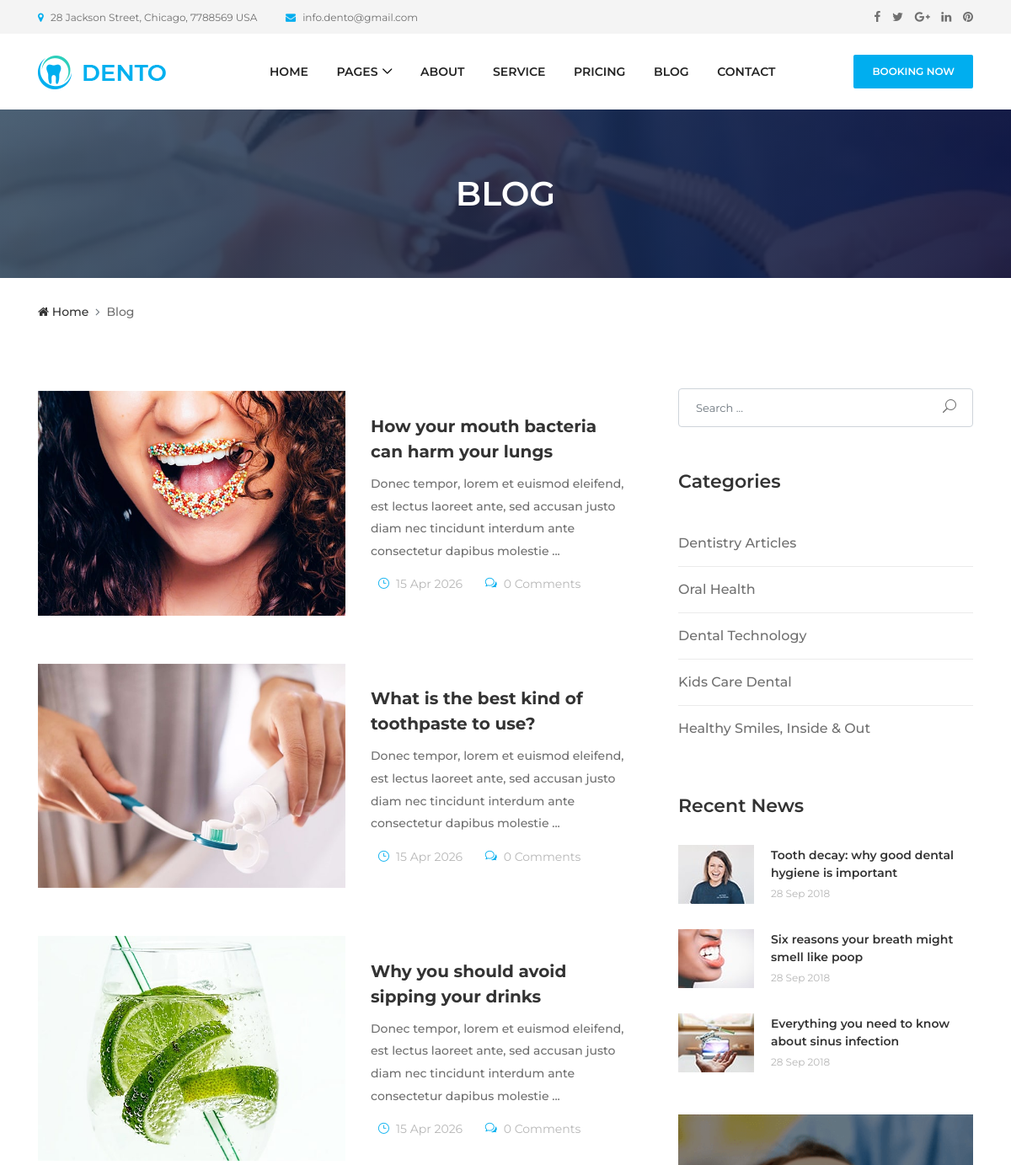
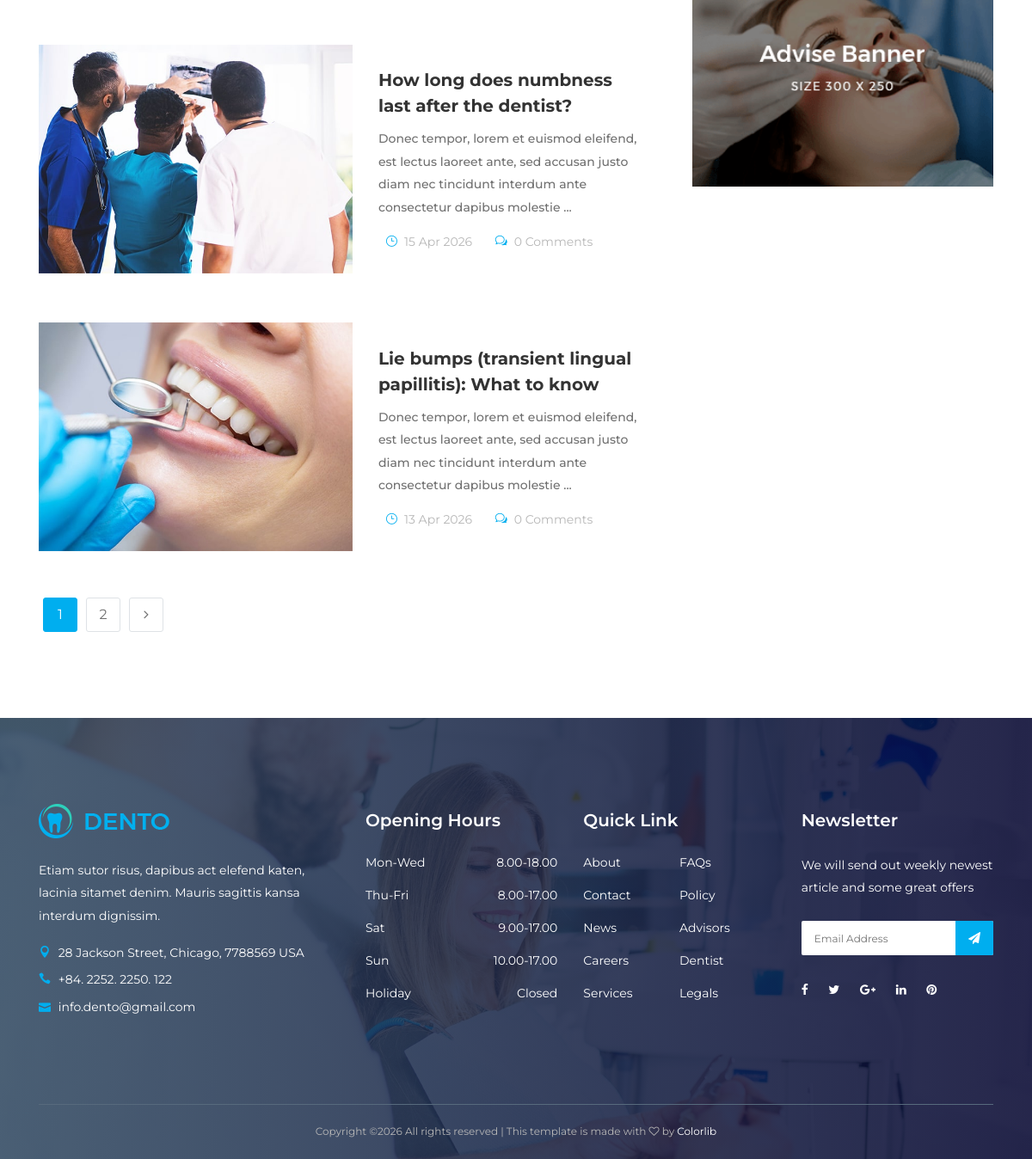
Page /blog on the committed database (2 pictures, top to bottom).
### website/models.py (models this page shows, shortened)
class BlogPost(models.Model):
  title = models.CharField(max_length=255)
  content = models.TextField()
  date_posted = models.DateField(default=datetime.date.today)
  number_of_comments = models.PositiveIntegerField(default=0)
  image_url = models.CharField(max_length=500)

### website/views.py (the view)
# urls.py: path('blog', views.blog, name='blog'),
def blog(request) :
	blogs = BlogPost.objects.all().values()
	return render(request, 'blog.html', context = {"blogs":blogs})

### website/templates/blog.html
{% extends 'base.html' %}
{% load static %}
{% block content %}
{% include "fragments/breadcrumbs.html" with page="Blog" %}
  <section class="dento-blog-area mt-50">
    <div class="container">
      <div class="row">
        <div class="col-12 col-lg-8">
      {% for x in blogs %}
          {% with image_static='website/img/bg-img/'|add:x.image_url %}
          <div class="single-blog-item style-2 d-flex flex-wrap align-items-center mb-50">
            <div class="blog-thumbnail">
              <a href="{% url 'blog_details' id=x.id %}">
                <img src="{% static image_static %}" alt="">
              </a>
            </div>
            <div class="blog-content">
              <a href="{% url 'blog_details' id=x.id %}" class="post-title">{{ x.title }}</a>
              <p>{{ x.content }}</p>
              <div class="post-meta">
                <a href="#"><i class="icon_clock_alt px-2"></i>{{ x.date_posted | date:"d M Y"}}</a>
                <a href="#"><i class="icon_chat_alt px-2"></i>{{ x.number_of_comments }} Comments</a>
              </div>
            </div>
          </div>
          {% endwith %}
      {% endfor %}
          <nav class="dento-pagination mb-100">
            <ul class="pagination">
              <li class="page-item active"><a class="page-link" href="#">1</a></li>
              <li class="page-item"><a class="page-link" href="#">2</a></li>
              <li class="page-item"><a class="page-link" href="#"><i class="fa fa-angle-right"></i></a></li>
            </ul>
          </nav>
        </div>
        {% include "fragments/blog_sidebar.html" %}
      </div>
    </div>
  </section>
{% endblock %}

### website/templates/base.html (shortened to what this page needs)
{% load static %}
<!DOCTYPE html>
<html lang="en">
<head>
  <link rel="stylesheet" href="{% static 'website/style.css' %}">
</head>
<body>
  <header class="header-area">
    <div class="top-header-area">
      <div class="container h-100">
        <div class="row h-100 align-items-center">
          <div class="col-6 col-md-9 col-lg-8">
            <div class="top-header-content">
              <a href="#" data-toggle="tooltip" data-placement="bottom" title="28 Jackson Street, Chicago, 7788569 USA"><i class="fa fa-map-marker"></i> <span>28 Jackson Street, Chicago, 7788569 USA</span></a>
              <a href="#" data-toggle="tooltip" data-placement="bottom" title="info.dento@gmail.com"><i class="fa fa-envelope"></i> <span>info.dento@gmail.com</span></a>
            </div>
          </div>
          <div class="col-6 col-md-3 col-lg-4">
            <div class="top-header-social-info text-right">
              <a href="#" data-toggle="tooltip" data-placement="bottom" title="Facebook"><i class="fa fa-facebook"></i></a>
              <a href="#" data-toggle="tooltip" data-placement="bottom" title="Twitter"><i class="fa fa-twitter"></i></a>
              <a href="#" data-toggle="tooltip" data-placement="bottom" title="Google Plus"><i class="fa fa-google-plus"></i></a>
              <a href="#" data-toggle="tooltip" data-placement="bottom" title="Linkedin"><i class="fa fa-linkedin"></i></a>
              <a href="#" data-toggle="tooltip" data-placement="bottom" title="Pinterest"><i class="fa fa-pinterest"></i></a>
            </div>
          </div>
        </div>
      </div>
    </div>
    <div class="main-header-area">
      <div class="classy-nav-container breakpoint-off">
        <div class="container">
          <nav class="classy-navbar justify-content-between" id="dentoNav">
            <a class="nav-brand" href="{% url 'home' %}"><img src="{% static 'website/img/core-img/logo.png' %}" alt=""></a>
            <div class="classy-menu">
              <div class="classynav">
                <ul id="nav">
                  <li><a href="{% url 'home' %}">Home</a></li>
                  <li><a href="#">Pages</a>
                  </li>
                  <li><a href="{% url 'about' %}">About</a></li>
                  <li><a href="{% url 'service' %}">Service</a></li>
                  <li><a href="{% url 'pricing' %}">Pricing</a></li>
                  <li><a href="{% url 'blog' %}">Blog</a></li>
                  <li><a href="{% url 'contact' %}">Contact</a></li>
                </ul>
              </div>
            </div>
            <a href="#" class="btn dento-btn booking-btn">Booking Now</a>
          </nav>
        </div>
      </div>
    </div>
  </header>
  {% block content %}
  {% endblock %}
  <footer class="footer-area bg-img bg-gradient-overlay" style="background-image: url({% static 'website/img/bg-img/3.jpg' %});">
    <div class="container">
      <div class="row">
        <div class="col-12 col-sm-6 col-lg-4">
          <div class="single-footer-widget">
            <a href="{% url 'home' %}" class="d-block mb-4"><img src="{% static 'website/img/core-img/logo.png' %}" alt=""></a>
            <p>Etiam sutor risus, dapibus act elefend katen, lacinia sitamet denim. Mauris sagittis kansa interdum dignissim.</p>
            <div class="footer-contact">
              <p><i class="icon_pin"></i> 28 Jackson Street, Chicago, 7788569 USA</p>
              <p><i class="icon_phone"></i> +84. 2252. 2250. 122</p>
              <p><i class="icon_mail"></i> info.dento@gmail.com</p>
            </div>
          </div>
        </div>
        <div class="col-12 col-sm-6 col-lg">
          <div class="single-footer-widget">
            <h5 class="widget-title">Opening Hours</h5>
            <ul class="opening-hours">
              <li><span>Mon-Wed</span> <span>8.00-18.00</span></li>
              <li><span>Thu-Fri</span> <span>8.00-17.00</span></li>
              <li><span>Sat</span> <span>9.00-17.00</span></li>
              <li><span>Sun</span> <span>10.00-17.00</span></li>
              <li><span>Holiday</span> <span>Closed</span></li>
            </ul>
          </div>
        </div>
        <div class="col-12 col-sm-6 col-lg">
          <div class="single-footer-widget">
            <h5 class="widget-title">Quick Link</h5>
            <nav>
              <ul class="quick-links">
                <li><a href="#">About</a></li>
                <li><a href="#">FAQs</a></li>
                <li><a href="#">Contact</a></li>
                <li><a href="#">Policy</a></li>
                <li><a href="#">News</a></li>
                <li><a href="#">Advisors</a></li>
                <li><a href="#">Careers</a></li>
                <li><a href="#">Dentist</a></li>
                <li><a href="#">Services</a></li>
                <li><a href="#">Legals</a></li>
              </ul>
            </nav>
          </div>
        </div>
        <div class="col-12 col-sm-6 col-lg">
          <div class="single-footer-widget">
            <h5 class="widget-title">Newsletter</h5>
            <p>We will send out weekly newest article and some great offers</p>
            <div class="footer-newsletter-form">
              <form action="#" method="post">
                <input type="email" name="nl-email" value="" placeholder="Email Address">
                <button type="submit"><i class="fa fa-paper-plane" aria-hidden="true"></i></button>
              </form>
            </div>
            <div class="footer-social-info">
              <a href="#" data-toggle="tooltip" data-placement="top" title="Facebook"><i class="fa fa-facebook"></i></a>
              <a href="#" data-toggle="tooltip" data-placement="top" title="Twitter"><i class="fa fa-twitter"></i></a>
              <a href="#" data-toggle="tooltip" data-placement="top" title="Google Plus"><i class="fa fa-google-plus"></i></a>
              <a href="#" data-toggle="tooltip" data-placement="top" title="Linkedin"><i class="fa fa-linkedin"></i></a>
              <a href="#" data-toggle="tooltip" data-placement="top" title="Pinterest"><i class="fa fa-pinterest"></i></a>
            </div>
          </div>
        </div>
      </div>
    </div>
    <div class="container">
      <div class="row">
        <div class="col-12">
          <div class="copywrite-content">
            <p>
Copyright &copy;<script>document.write(new Date().getFullYear());</script> All rights reserved | This template is made with <i class="fa fa-heart-o" aria-hidden="true"></i> by <a href="https://colorlib.com" target="_blank">Colorlib</a>
</p>
          </div>
        </div>
      </div>
    </div>
  </footer>
</body>
</html>

### website/templates/fragments/breadcrumbs.html
{% load static %}
<div class="breadcumb-area bg-img bg-gradient-overlay" style="background-image: url({% static 'website/img/bg-img/12.jpg' %});">
    <div class="container h-100">
        <div class="row h-100 align-items-center">
            <div class="col-12">
                <h2 class="title">{{ page }}</h2>
            </div>
        </div>
    </div>
</div>
<div class="breadcumb--con">
    <div class="container">
        <div class="row">
            <div class="col-12">
                <nav aria-label="breadcrumb">
                    <ol class="breadcrumb">
                        <li class="breadcrumb-item"><a href="{% url 'home' %}"><i class="fa fa-home"></i> Home</a></li>
                        <li class="breadcrumb-item active" aria-current="page">{{ page }}</li>
                    </ol>
                </nav>
            </div>
        </div>
    </div>
</div>

### website/templates/fragments/blog_sidebar.html
{% load static %}
<div class="col-12 col-lg-4">
    <div class="dento-sidebar">
        <div class="single-widget-area search-widget">
            <form action="#" method="post">
                <input type="search" name="search" class="form-control" placeholder="Search ...">
                <button type="submit"><i class="icon_search"></i></button>
            </form>
        </div>
        <div class="single-widget-area catagories-widget">
            <h5 class="widget-title">Categories</h5>
            <ul class="catagories-list">
                <li><a href="#">Dentistry Articles</a></li>
                <li><a href="#">Oral Health</a></li>
                <li><a href="#">Dental Technology</a></li>
                <li><a href="#">Kids Care Dental</a></li>
                <li><a href="#">Healthy Smiles, Inside &amp; Out</a></li>
            </ul>
        </div>
        <div class="single-widget-area news-widget">
            <h5 class="widget-title">Recent News</h5>
            <div class="single-news-area d-flex align-items-center">
                <div class="blog-thumbnail">
                    <img src="{% static 'website/img/bg-img/21.jpg' %}" alt="">
                </div>
                <div class="blog-content">
                    <a href="#" class="post-title">Tooth decay: why good dental hygiene is important</a>
                    <span class="post-date">28 Sep 2018</span>
                </div>
            </div>
            <div class="single-news-area d-flex align-items-center">
                <div class="blog-thumbnail">
                    <img src="{% static 'website/img/bg-img/22.jpg' %}" alt="">
                </div>
                <div class="blog-content">
                    <a href="#" class="post-title">Six reasons your breath might smell like poop</a>
                    <span class="post-date">28 Sep 2018</span>
                </div>
            </div>
            <div class="single-news-area d-flex align-items-center">
                <div class="blog-thumbnail">
                    <img src="{% static 'website/img/bg-img/23.jpg' %}" alt="">
                </div>
                <div class="blog-content">
                    <a href="#" class="post-title">Everything you need to know about sinus infection</a>
                    <span class="post-date">28 Sep 2018</span>
                </div>
            </div>
        </div>
        <div class="single-widget-area adds-widget">
            <a href="#"><img class="w-100" src="{% static 'website/img/bg-img/adds.png' %}" alt=""></a>
        </div>
    </div>
</div>

### static/website/css/default-assets/classy-nav.css (style rules this page uses)
body { font-family: "Roboto", sans-serif; }
ul { margin: 0; }
ul li { list-style: none; }
img { height: auto; max-width: 100%; }
.bg-img { background-position: center center; background-size: cover; background-repeat: no-repeat; }
.classy-nav-container { position: relative; z-index: 100; background-color: #ffffff; }
.classy-nav-container * { box-sizing: border-box; }
.classy-nav-container a { -webkit-transition-duration: 500ms; transition-duration: 500ms; text-decoration: none; outline: none; font-size: 14px; font-weight: 400; color: #232323; display: inline-block; }
.justify-content-between { -webkit-box-pack: justify; -ms-flex-pack: justify; justify-content: space-between; }
.classy-navbar { width: 100%; height: 70px; padding: 0.5em 2em; display: -webkit-box; display: -ms-flexbox; display: flex; -webkit-box-align: center; -ms-flex-align: center; -ms-grid-row-align: center; align-items: center; }
.classy-navbar .nav-brand { font-size: 26px; font-weight: 500; color: #565656; display: inline-block; margin-right: 30px; }
.classynav ul li { display: inline-block; clear: both; position: inherit; z-index: 10; }
.classynav ul li.cn-dropdown-item { position: relative; z-index: 10; }
.classynav ul li a { padding: 0 12px; display: block; height: 35px; font-size: 14px; line-height: 34px; }
.classynav ul li.megamenu-item>a:after, .classynav ul li.has-down>a:after { font-family: 'classyfonts'; content: "\e900"; font-size: 12px; color: #000000; padding-left: 5px; -webkit-transition-duration: 500ms; transition-duration: 500ms; }
.breakpoint-off .classynav { display: -webkit-box; display: -ms-flexbox; display: flex; -webkit-box-align: center; -ms-flex-align: center; -ms-grid-row-align: center; align-items: center; }

### rows in the picture
BlogPost: title "How your mouth bacteria can harm your lungs", content "Donec tempor, lorem et euismod eleifend, est lectus laoreet ante, sed accusan justo diam nec tincidunt interdum ante consectetur dapibus molestie ...", date_posted "15 Apr 2026", number_of_comments "0"
BlogPost: title "What is the best kind of toothpaste to use?", content "Donec tempor, lorem et euismod eleifend, est lectus laoreet ante, sed accusan justo diam nec tincidunt interdum ante consectetur dapibus molestie ...", date_posted "15 Apr 2026", number_of_comments "0"
BlogPost: title "Why you should avoid sipping your drinks", content "Donec tempor, lorem et euismod eleifend, est lectus laoreet ante, sed accusan justo diam nec tincidunt interdum ante consectetur dapibus molestie ...", date_posted "15 Apr 2026", number_of_comments "0"
BlogPost: title "How long does numbness last after the dentist?", content "Donec tempor, lorem et euismod eleifend, est lectus laoreet ante, sed accusan justo diam nec tincidunt interdum ante consectetur dapibus molestie ...", date_posted "15 Apr 2026", number_of_comments "0"
BlogPost: title "Lie bumps (transient lingual papillitis): What to know", content "Donec tempor, lorem et euismod eleifend, est lectus laoreet ante, sed accusan justo diam nec tincidunt interdum ante consectetur dapibus molestie ...", date_posted "13 Apr 2026", number_of_comments "0"

### other values in the picture
{{ page }} "BLOG"
{{ page }} "Blog"
